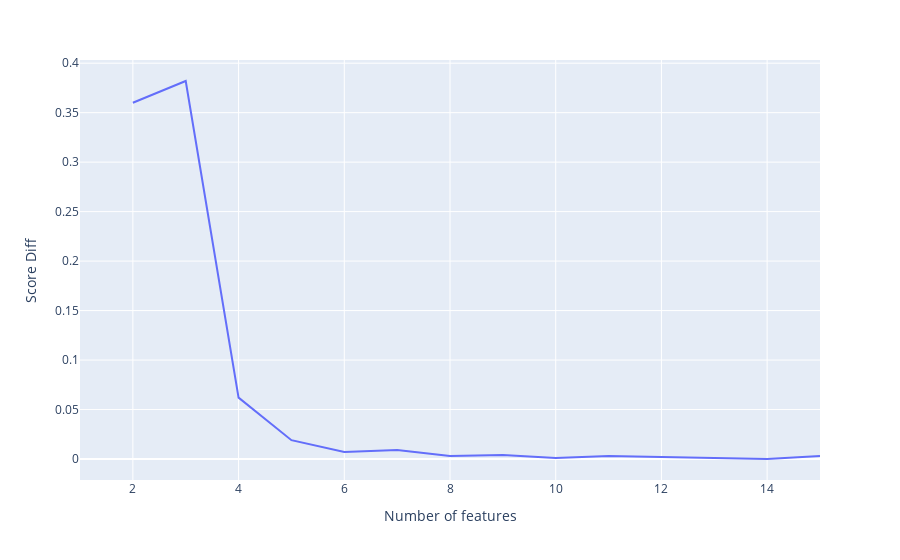

The notebook cell this image was saved under:
### Code cell
opt_feature_data[4]

### Figure 1 — Plotly figure (JSON) as saved in the notebook; plotly's stock layout.template omitted (floating-point values rounded to 4 significant figures)
{"data": [{"hovertemplate": "Number of features=%{x}<br>Score Diff=%{y}<extra></extra>", "legendgroup": "", "line": {"color": "#636efa", "dash": "solid"}, "mode": "lines", "name": "", "showlegend": false, "type": "scatter", "x": [1, 2, 3, 4, 5, 6, 7, 8, 9, 10, 11, 12, 13, 14, 15], "xaxis": "x", "y": [null, 0.36, 0.382, 0.062, 0.019, 0.007, 0.009, 0.003, 0.004, 0.001, 0.003, 0.002, 0.001, 0, 0.003], "yaxis": "y"}], "layout": {"legend": {"tracegroupgap": 0}, "margin": {"t": 60}, "xaxis": {"anchor": "y", "domain": [0, 1], "title": {"text": "Number of features"}}, "yaxis": {"anchor": "x", "domain": [0, 1], "title": {"text": "Score Diff"}}}}
